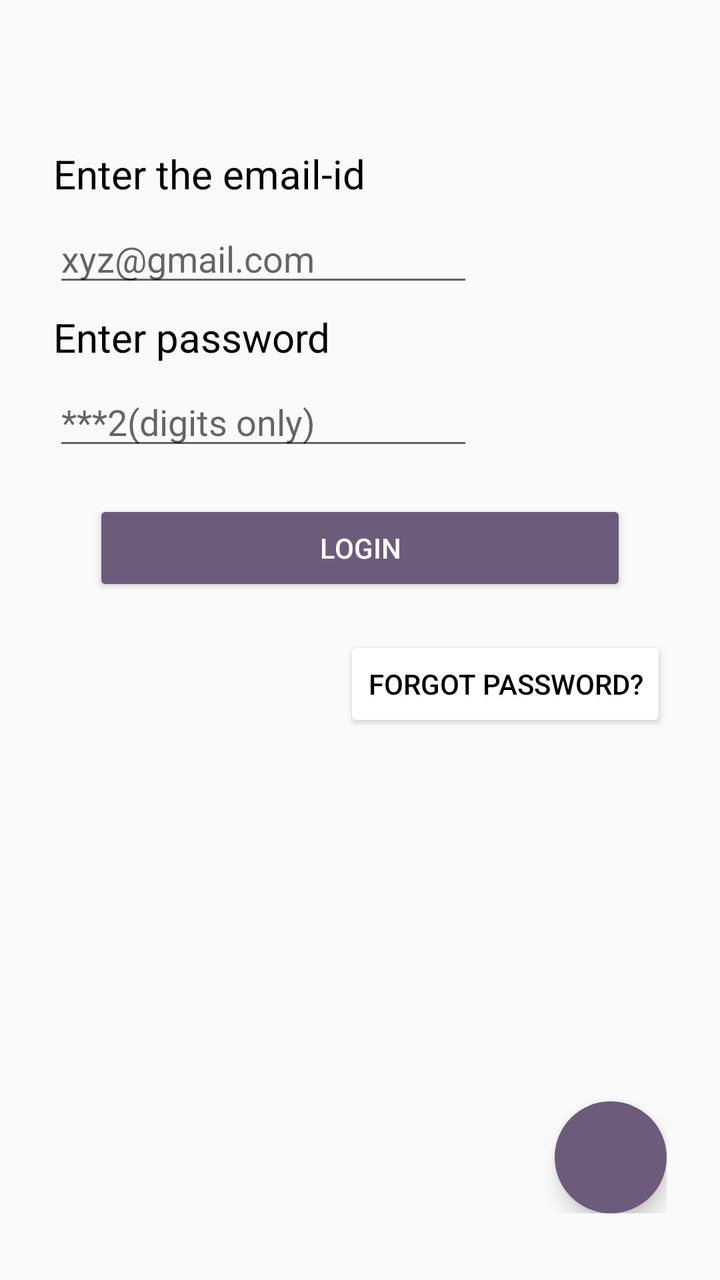
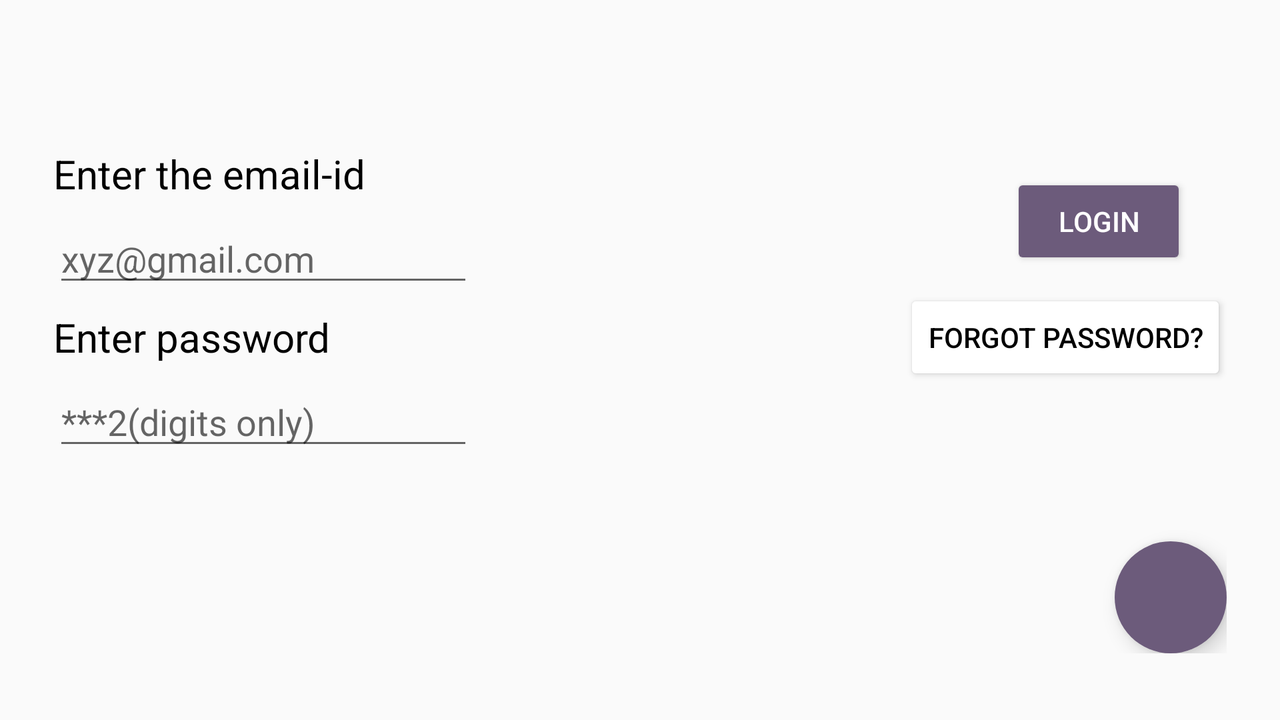

An Android layout and its configuration variant, each rendered on a device that would load it. The default file and the variant file are quoted in full after the pictures.
<!-- AndroidManifest.xml: application theme AppTheme -->
<!-- res/layout/activity_main.xml -->
<?xml version="1.0" encoding="utf-8"?>

<RelativeLayout xmlns:android="http://schemas.android.com/apk/res/android"
    xmlns:app="http://schemas.android.com/apk/res-auto"
    xmlns:tools="http://schemas.android.com/tools"
    android:layout_width="match_parent"
    android:layout_height="match_parent"
    tools:context=".MainActivity"
    android:paddingTop="200px"
    android:paddingLeft="80px"
    android:paddingRight="80px"
    android:paddingBottom="100px">


    <TextView
        android:id="@+id/Email"
        android:layout_width="wrap_content"
        android:layout_height="wrap_content"
        android:text="Enter the email-id"
        android:layout_marginTop="20px"
        android:textSize="20dp"
        android:textColor="@android:color/black"/>

    <TextView
        android:id="@+id/password"
        android:layout_width="wrap_content"
        android:layout_height="wrap_content"
        android:text="Enter password"
        android:textSize="20dp"
        android:layout_below="@id/email_et"
        android:layout_marginTop="20px"
        android:textColor="@android:color/black"/>

    <EditText
        android:id="@+id/email_et"
        android:layout_width="wrap_content"
        android:layout_height="wrap_content"
        android:ems="10"
        android:inputType="textEmailAddress"
        android:layout_below="@id/Email"
        android:layout_marginTop="20px"
        android:hint="xyz@gmail.com"/>

    <EditText
        android:id="@+id/password_et"
        android:layout_width="wrap_content"
        android:layout_height="wrap_content"
        android:ems="10"
        android:inputType="numberPassword"
        android:layout_below="@id/password"
        android:layout_marginTop="20px"
        android:hint="***2(digits only)"/>

    <android.support.design.widget.FloatingActionButton
        android:id="@+id/floatingActionButton2"
        android:layout_width="wrap_content"
        android:layout_height="wrap_content"
        android:clickable="true"
        app:srcCompat="@drawable/add_icon"
        android:layout_alignParentRight="true"
        android:layout_alignParentBottom="true"
        android:backgroundTint="#6C5B7B"
        app:borderWidth="0dp"
        android:onClick="new_log"
        />

    <Button
        android:id="@+id/button"
        android:layout_width="match_parent"
        android:layout_height="wrap_content"
        android:text="LOGIN"
        android:layout_below="@id/password_et"
        android:layout_marginTop="20px"
        android:layout_margin="20dp"
        android:backgroundTint="#6C5B7B"
        android:onClick="search_record"
        android:textColor="@android:color/white"/>

    <Button
        android:id="@+id/forgot_pass"
        android:layout_width="wrap_content"
        android:layout_height="wrap_content"
        android:text="Forgot password?"
        android:textColor="@android:color/black"
        android:backgroundTint="@android:color/background_light"
        android:onClick="forgotpass"
        android:layout_below="@id/button"
        android:layout_alignParentRight="true"/>


</RelativeLayout>
<!-- resources referenced by this layout -->
<resources>
  <style name="AppTheme" parent="Theme.AppCompat.Light.DarkActionBar">
          
          <item name="colorPrimary">#6C5B7B</item>
          <item name="colorPrimaryDark">#A9A9B0</item>
          <item name="colorAccent">#000000</item>
      </style>
</resources>
<!-- res/layout-land/activity_main.xml (the repository's variant of the layout above) -->
<!-- drawn on the phone turned sideways -->
<?xml version="1.0" encoding="utf-8"?>
<RelativeLayout xmlns:android="http://schemas.android.com/apk/res/android"
    xmlns:app="http://schemas.android.com/apk/res-auto"
    xmlns:tools="http://schemas.android.com/tools"
    android:layout_width="match_parent"
    android:layout_height="match_parent"
    tools:context=".MainActivity"
    android:paddingTop="200px"
    android:paddingLeft="80px"
    android:paddingRight="80px"
    android:paddingBottom="100px">


    <TextView
        android:id="@+id/Email"
        android:layout_width="wrap_content"
        android:layout_height="wrap_content"
        android:text="Enter the email-id"
        android:layout_marginTop="20px"
        android:textSize="20dp"
        android:textColor="@android:color/black"/>

    <TextView
        android:id="@+id/password"
        android:layout_width="wrap_content"
        android:layout_height="wrap_content"
        android:text="Enter password"
        android:textSize="20dp"
        android:layout_below="@id/email_et"
        android:layout_marginTop="20px"
        android:textColor="@android:color/black"/>

    <EditText
        android:id="@+id/email_et"
        android:layout_width="wrap_content"
        android:layout_height="wrap_content"
        android:ems="10"
        android:inputType="textEmailAddress"
        android:layout_below="@id/Email"
        android:layout_marginTop="20px"
        android:hint="xyz@gmail.com"/>

    <EditText
        android:id="@+id/password_et"
        android:layout_width="wrap_content"
        android:layout_height="wrap_content"
        android:ems="10"
        android:inputType="numberPassword"
        android:layout_below="@id/password"
        android:layout_marginTop="20px"
        android:hint="***2(digits only)"/>

    <android.support.design.widget.FloatingActionButton
        android:id="@+id/floatingActionButton2"
        android:layout_width="wrap_content"
        android:layout_height="wrap_content"
        android:clickable="true"
        app:srcCompat="@drawable/add_icon"
        android:layout_alignParentRight="true"
        android:layout_alignParentBottom="true"
        android:backgroundTint="#6C5B7B"
        app:borderWidth="0dp"
        android:onClick="new_log"
        />

    <Button
        android:id="@+id/button"
        android:layout_width="wrap_content"
        android:layout_height="wrap_content"
        android:layout_alignParentRight="true"
        android:layout_marginStart="20dp"
        android:layout_marginLeft="71dp"
        android:layout_marginTop="20dp"
        android:layout_marginEnd="20dp"
        android:layout_marginRight="0dp"
        android:layout_marginBottom="10dp"

        android:backgroundTint="#6C5B7B"
        android:onClick="search_record"
        android:text="LOGIN"
        android:textColor="@android:color/white" />

    <Button
        android:id="@+id/forgot_pass"
        android:layout_width="wrap_content"
        android:layout_height="wrap_content"
        android:text="Forgot password?"
        android:textColor="@android:color/black"
        android:backgroundTint="@android:color/background_light"
        android:onClick="forgotpass"
        android:layout_below="@id/button"
        android:layout_alignParentRight="true"/>


</RelativeLayout>
